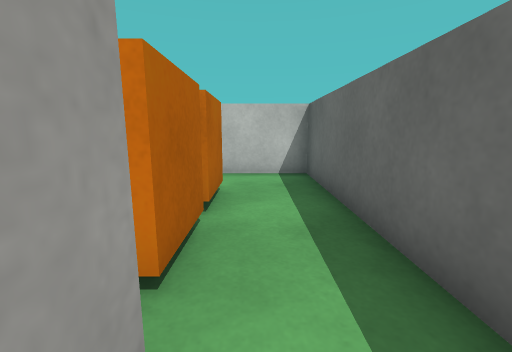
view 1 (above)

17 first-person views from a walk through a 3-D level made in the Unity game engine. The camera is 0.62 m above the floor, tilts 10° down and sees 90° across. The floor is counted in squares, 0.5 m on a side. Each view is taken from the middle of a square. On the plan, view 1 faces up. The plan holds only what a view shows up to about 12 squares ahead; the rest is blank. The player is left out. Surface patterns are stand-ins for the level's own textures.

view 2
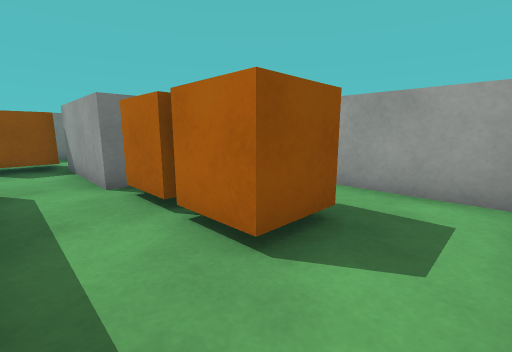

view 3
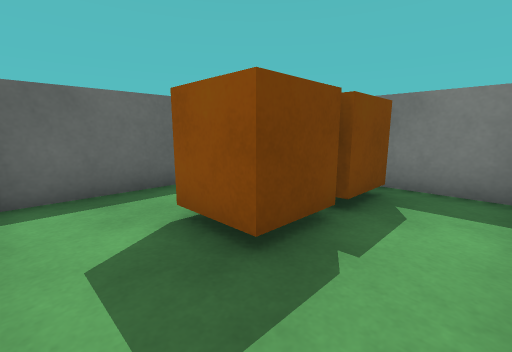

view 4
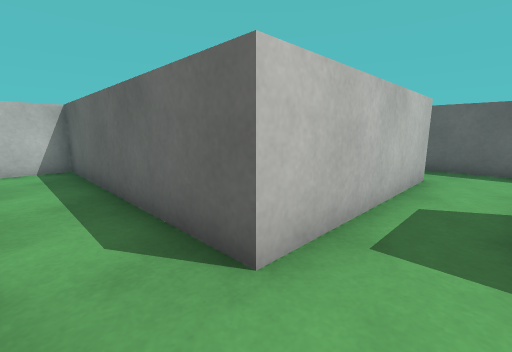

view 5
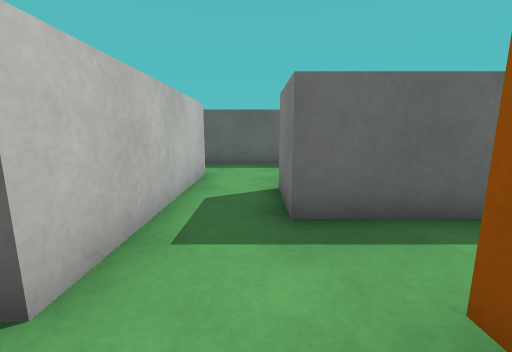

view 6
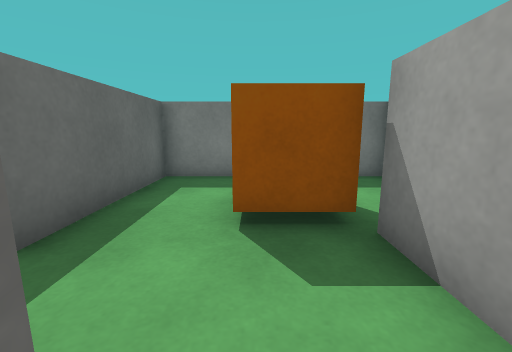

view 7
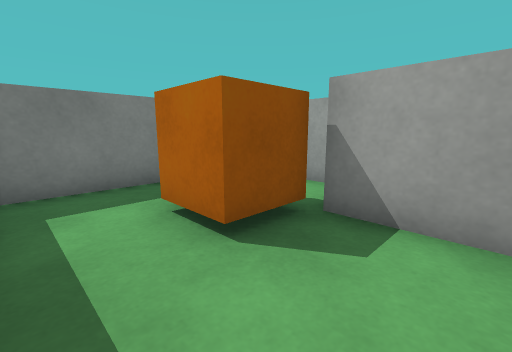

view 8
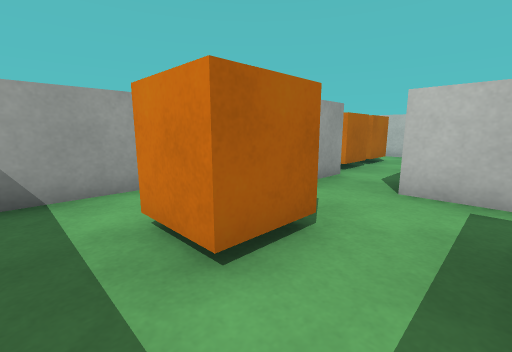

view 9
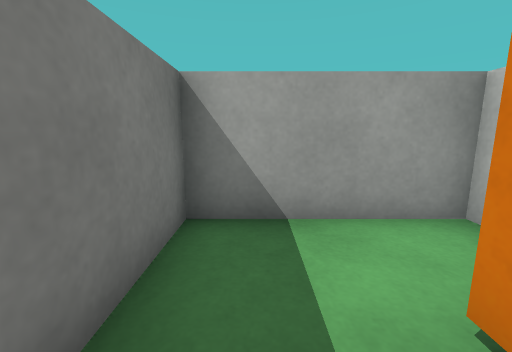

view 10
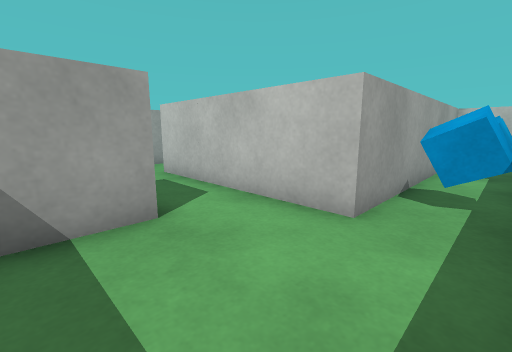

view 11
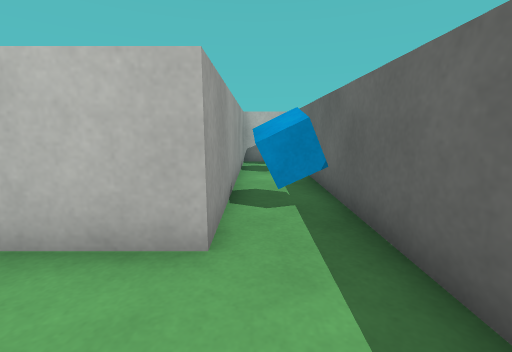

view 12
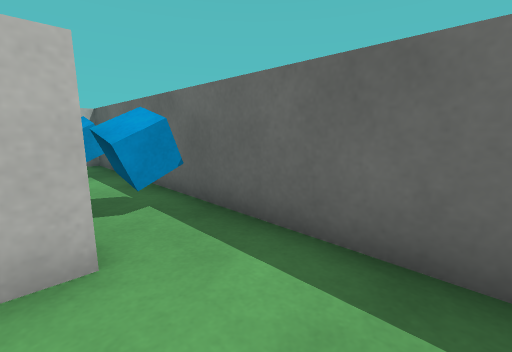

view 13
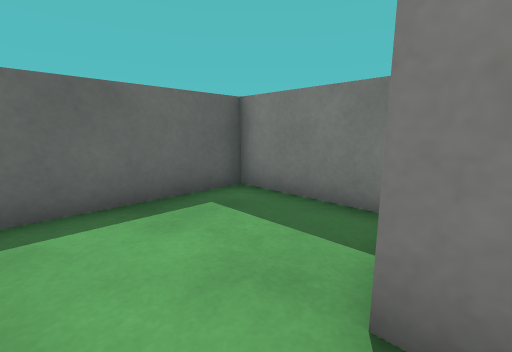

view 14
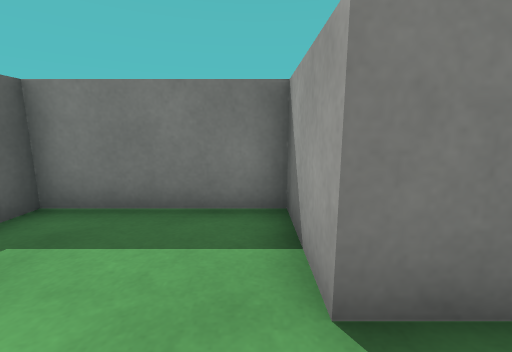

view 15
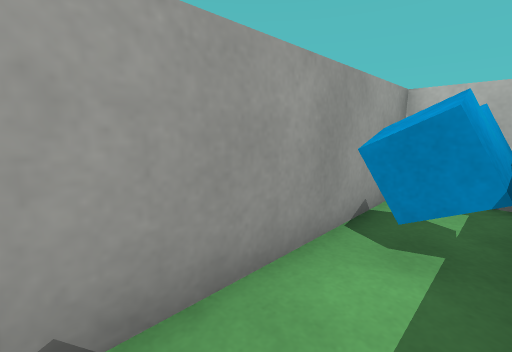

view 16
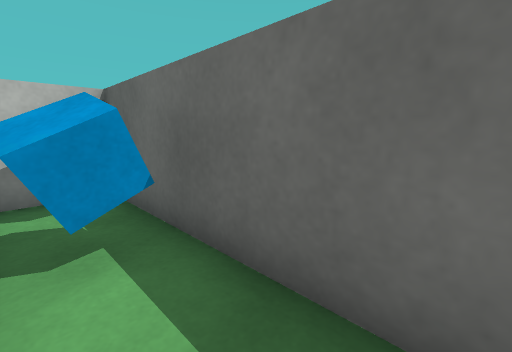

view 17
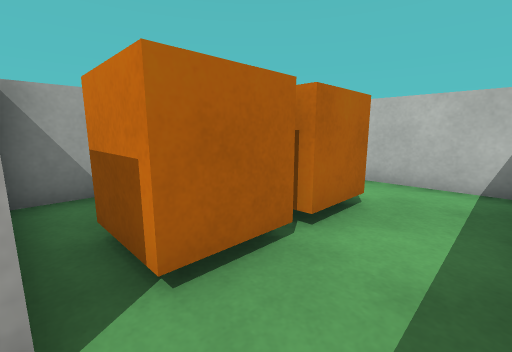

### Floor plan
Points are (right, up) in squares from view 1. A wall is a line through its corners. A room is listed if a view was taken in it or the views show most of it. See-through windows are left out.
Room 1 (views 1, 2, 3, 6, 17)
walls: (-4.5, 2.2) (-4.5, 1); (-4.1, 1) (-0.5, 1) (-0.5, -0.5); (-4.5, 7.1) (-4.5, 4.1); (1.5, -0.5) (1.5, 7.5) (-1.6, 7.5)
ways out: opening at (0.5, 0.5) to room 2
objects: orange box (-2, 2) to (-1, 3); orange box (-2, 4) to (-1, 5)
Room 2 (views 4, 5, 7, 8, 9, 13)
walls: (-2.5, -2.9) (-2.5, -7) (3.5, -7) (3.5, -2.5) (5.5, -2.5); (-0.5, -0.5) (-0.5, -3); (5.5, -0.5) (1.5, -0.5)
ways out: opening at (0.5, 0.5) to room 1; opening at (4.5, -1.5) to room 3
objects: orange box (0, -5) to (1, -3)
Room 3 (views 10, 11, 12, 14, 15, 16)
walls: (5.5, -2.5) (5.5, -5) (9.5, -5) (9.5, 7.5) (7.5, 7.5) (7.5, -0.5) (5.5, -0.5)
ways out: opening at (4.5, -1.5) to room 2
objects: cube (8, 1) to (9, 1); cube (8, 5) to (9, 5); cube (8, 7) to (9, 7)

Positions as (right, up) in squares from view 1, and headings:
1: (0, 0), facing up
2: (1, 7), facing down-left
3: (-4, 7), facing down-right
4: (0, -2), facing up-right
5: (0, -2), facing right
6: (1, 0), facing down
7: (3, -1), facing down-left
8: (3, -6), facing up-left
9: (1, -6), facing left
10: (9, -4), facing up-left
11: (8, -3), facing up
12: (7, -3), facing up-right
13: (5, -1), facing down-right
14: (6, -1), facing down
15: (9, 2), facing up-left
16: (8, 2), facing up-right
17: (1, 1), facing up-left
